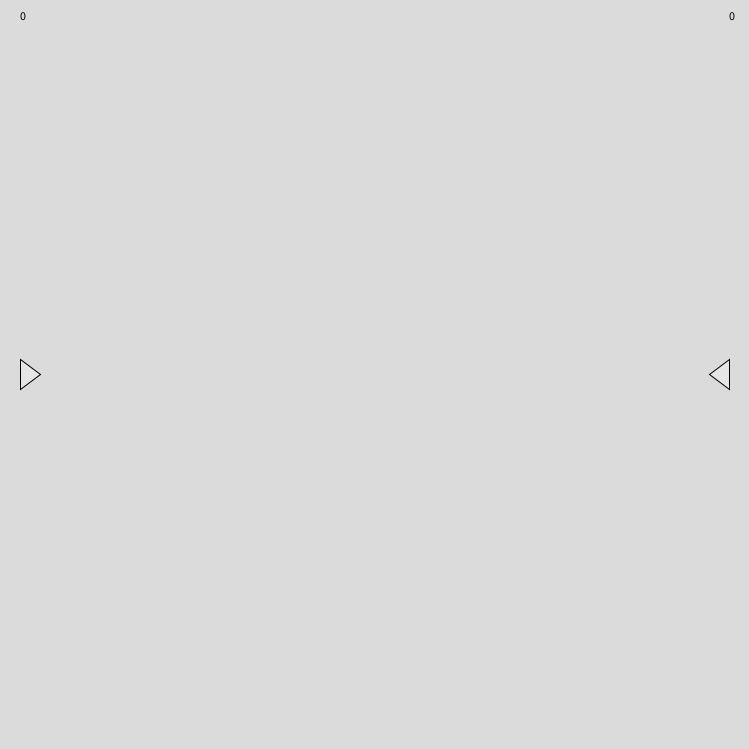
Frame 1 (no input)
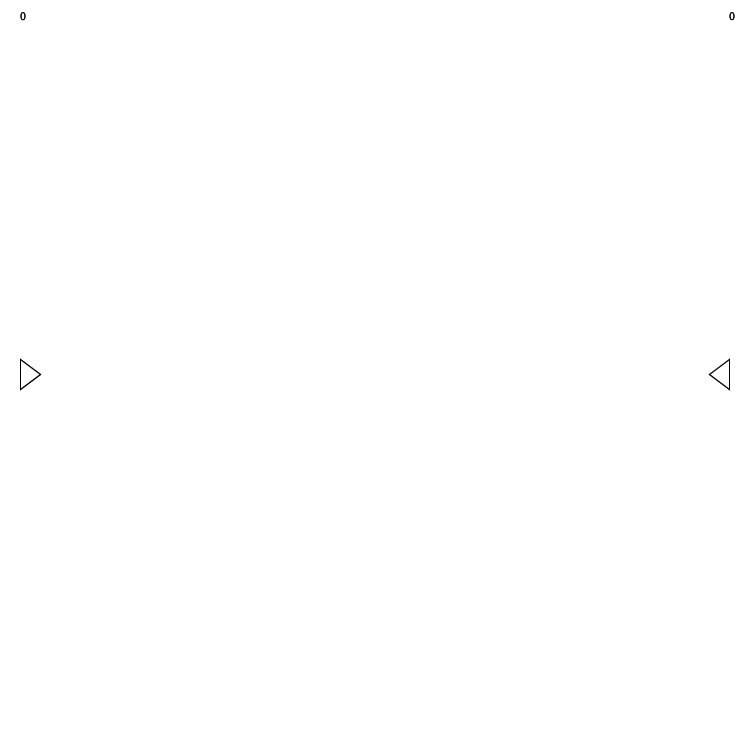
Frame 60 (the mouse pressed at the canvas centre just before this capture)
Frame 120 (the mouse held since frame 60 and released just before this capture): identical to frame 60, image omitted

The Processing sketch that drew these frames (run headless with seeded random() and noise(); from frame 60 on, the mouse is pressed at the canvas centre):

// Processing sketch: sketch_141109a
// ── sketch_141109a.pde

int shipSpeed = 6;
int ship2Speed = 6;
float ship1x;
float ship2x;
float ship1y;
float ship2y;
int score;
int ballSize = 20;
boolean fire1 = false;
boolean fire2 = false;

boolean s1up, s2up, s1down, s2down;

//Initialise gameOver variable
//int gameOver = 0;

//int startGame;
//int getRandomX()


 int score1;
 int score2;
//{
//  return int(random(600));
//}

//int[] ballx = { 
//  getRandomX(), getRandomX(), getRandomX(), getRandomX(), getRandomX()
//  };
//int[] bally = { 
//  0, 0, 0, 0, 0
//};

void setup()
{


  size (749, 749);
  smooth ();
  ship1x = 15;
  ship2x = width-15; 
  ship1y = height/2;
  ship2y = height/2;
  rectMode(CENTER);
}

void draw()
{

  //Game Style
  shipMovement();
  fill(254, 254, 254, 75);
  rect(1, 1, height*2, width*2);

  triangle(20, ship1y-15, 20, ship1y+15, 40, ship1y);
  triangle(width-20, ship2y -15, width-20, ship2y+15, width -40, ship2y);
  
  if (ship1y <= 0) {
    shipSpeed = 0;
    ship1y = 1;
  } else {
    shipSpeed = 6;
  }

  if (ship2y <= 0) {
    ship2Speed = 0;
    ship2y = 1;
  } else {
    ship2Speed = 6;
  }

  //upper boarder

  if (ship1y >= height) {
    shipSpeed = 0;
    ship1y = height-1;
  } else {
    shipSpeed = 6;
  }

  if (ship2y >= height) {
    ship2Speed = 0;
    ship2y = height-1;
  } else {
    ship2Speed = 6;
  }


fill(255);
stroke (0);
//triangle(mouseX-8, 480, mouseX+8, 480, mouseX, 565);
fill(0);
text(score1, 20, 20);
text(score2, width - 20, 20);
if (fire1)
{
  cannon1(ship1y);
  fire1 = false;
}

if (fire2)
{
  cannon2(ship2y);
  fire2 = false;
}


//ballFalling();
//gameFinish();
}

//Play the game


//void mousePressed()
//{
//  fire = true;
//}

//void ballFalling()
//{ 
//  stroke(39, 154, 240);
//  fill (39, 154, 240);
//
//  for (int i=0; i<5; i++)
//  {
//    ellipse(ballx[i], bally[i]++, ballSize, ballSize);
//  }
//}

void cannon1(float shotX)
{
  boolean strike = false;
  for (int i = 0; i < 5; i++)
  {
    if ((ship1y >= (ship2y -15)) && (ship1y <= (ship2y +15))) {
      strike = true;
      line(40,ship1y, width, ship1y);
      line(40,ship1y, width, ship1y+random(-4,4));
       line(40,ship1y, width, ship1y+random(-4,4));
        line(40,ship1y, width, ship1y+random(-4,4));
         line(40,ship1y, width, ship1y+random(-4,4));
          line(40,ship1y, width, ship1y+random(-4,4));
           line(40,ship1y, width, ship1y+random(-4,4));
            line(40,ship1y, width, ship1y+random(-4,4));
            line(40,ship1y, width, ship1y+random(-5,5));line(40,ship1y, width, ship1y+random(-5,5));line(40,ship1y, width, ship1y+random(-5,5));line(40,ship1y, width, ship1y+random(-5,5));line(40,ship1y, width, ship1y+random(-5,5));line(40,ship1y, width, ship1y+random(-5,5));line(40,ship1y, width, ship1y+random(-5,5));line(40,ship1y, width, ship1y+random(-5,5));line(40,ship1y, width, ship1y+random(-5,5));line(40,ship1y, width, ship1y+random(-5,5));line(40,ship1y, width, ship1y+random(-5,5));
            line(40,ship1y, width, ship1y+random(-5,5));line(40,ship1y, width, ship1y+random(-5,5));line(40,ship1y, width, ship1y+random(-5,5));line(40,ship1y, width, ship1y+random(-5,5));line(40,ship1y, width, ship1y+random(-5,5));line(40,ship1y, width, ship1y+random(-5,5));line(40,ship1y, width, ship1y+random(-5,5));
            
      //ellipse(ballx[i], bally[i], 
      //ballSize+25, ballSize+25);
      //ballx[i] = getRandomX();
      //bally[i] = 0;



      // update score
      score1++;
    }
  }

  if (strike == false)
  {
    line(40,ship1y, width, ship1y);
  }
}


void cannon2(float shotX)
{
  boolean strike = false;
  for (int i = 0; i < 5; i++)
  {
    if ((ship2y >= (ship1y -15)) && (ship2y <= (ship1y +15))) {
      strike = true;
      line(15,ship2y, width-40, ship2y);
      line(15,ship2y+random(-5,5), width-40, ship2y);
      line(15,ship2y+random(-5,5), width-40, ship2y);
      line(15,ship2y+random(-5,5), width-40, ship2y);
      line(15,ship2y+random(-5,5), width-40, ship2y);
      line(15,ship2y+random(-5,5), width-40, ship2y);
      line(15,ship2y+random(-5,5), width-40, ship2y);line(15,ship2y+random(-5,5), width-40, ship2y);line(15,ship2y+random(-5,5), width-40, ship2y);
      line(15,ship2y+random(-5,5), width-40, ship2y);
      line(15,ship2y+random(-5,5), width-40, ship2y);line(15,ship2y+random(-5,5), width-40, ship2y);line(15,ship2y+random(-5,5), width-40, ship2y);
      line(15,ship2y+random(-5,5), width-40, ship2y);
      line(15,ship2y+random(-5,5), width-40, ship2y);line(15,ship2y+random(-5,5), width-40, ship2y);line(15,ship2y+random(-5,5), width-40, ship2y);
      //ellipse(ballx[i], bally[i], 
      //ballSize+25, ballSize+25);
      //ballx[i] = getRandomX();
      //bally[i] = 0;



      // update score
      score2++;
    }
  }

  if (strike == false)
  {
    line(0,ship2y, width-40, ship2y);
  }
}







//GameOver

//void gameFinish()
//{
//  for (int i=0; i< 5; i++)
//  {
//    if (bally[i]==530)
//    {
//
//
//      fill(color(255, 0, 0));
//      fill(255, 0, 0);
//      textAlign(CENTER);
//      text("GAME OVER", width/2, height/2);
//      text("Well done! Your score was : "+ score, width/2, height/2 + 50);
//
//      noLoop();
//    }
//  }
//}
void shipMovement() {
  if (s1up) ship1y -= shipSpeed;
  if (s1down) ship1y += shipSpeed;
  if (s2up) ship2y -= ship2Speed;
  if (s2down) ship2y += ship2Speed;
}

void keyPressed () {
  //left ship
  if (key == 'a') {
    s1up = true;
    s1down = false;
  }
  if (key == 'z') {
    s1up = false;
    s1down = true;
  }

  //right ship
  if (key == 'k') {
    s2up = true;
    s2down = false;
  }
  if (key =='m') {
    s2up = false;
    s2down = true;
  }
   if (key =='x') {
fire1 = true;
  }
  
   if (key =='l') {
  fire2 = true;
  }
  
  
  
  
  
}

void keyReleased() {
  if (key == 'a') {
    s1up = false;
  }
  if (key == 'z') {
    s1down = false;
  }
  if (key == 'k') {
    s2up = false;
  }
  if (key =='m') {
    s2down = false;
  }
}
